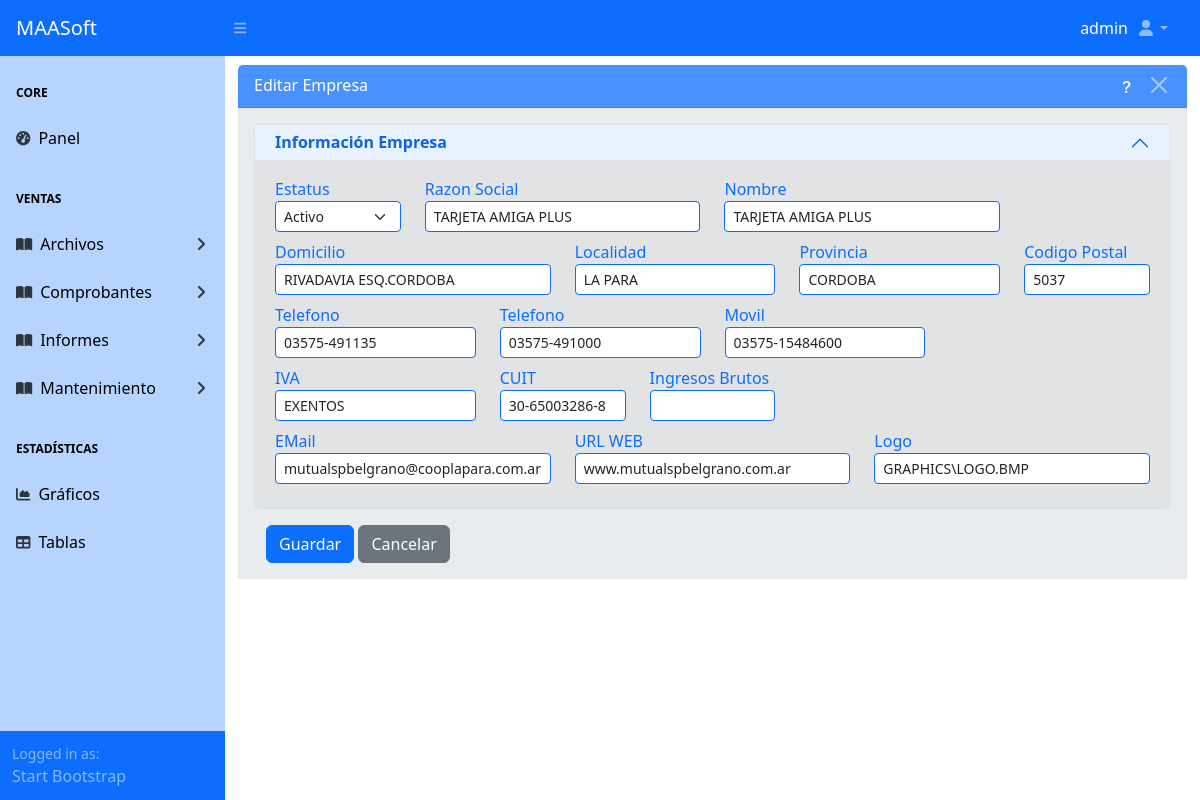
Screenshot of /maestros/empresa/1/editar/ (signed in) with the database file from the repository.
### apps/usuarios/models.py (models this page shows)
class User(AbstractUser):
  email = models.EmailField("Correo electrónico")
  email_alt = models.EmailField("Correo alternativo", max_length=50,
                               null=True, blank=True)
  telefono = models.CharField("Teléfono", max_length=9,
                             null=True, blank=True)
  iniciales = models.CharField("Iniciales", max_length=3,
                             null=True, blank=True)
  jerarquia = models.CharField("Jerarquía", max_length=1,
                             null=True, blank=True)
  vendedor = models.BooleanField(default=False, null=True, blank=True)

### apps/maestros/models/base_models.py (models this page shows, shortened)
class Empresa(ModeloBaseGenerico):
    id_empresa = models.AutoField(primary_key=True)
    estatus_empresa = models.BooleanField("Estatus", db_column="estatus",
                                           default=True, choices=ESTATUS_GEN)
    razon_social = models.CharField("Razon Social", max_length=50, blank=True)
    nombre_empresa = models.CharField("Nombre", db_column="nombre", max_length=50, blank=True)
    domicilio = models.CharField("Domicilio", max_length=30, blank=True)
    localidad = models.CharField("Localidad", max_length=20, blank=True)
    provincia = models.CharField("Provincia", max_length=20, blank=True)
    codigo_postal = models.CharField("Codigo Postal", max_length=8, blank=True)
    iva = models.CharField("IVA", max_length=15, blank=True)
    cuit = models.CharField("CUIT", max_length=13, blank=True)
    ingreso_bruto = models.CharField("Ingresos Brutos", max_length=11, blank=True)
    telefono = models.CharField("Telefono", max_length=15, blank=True)
    telefono2 = models.CharField("Telefono", max_length=15, blank=True)
    movil = models.CharField("Movil", max_length=15, blank=True)
    mail = models.EmailField("eMail", max_length=50, blank=True)
    web = models.CharField("URL WEB", max_length=50, blank=True)
    imagen = models.CharField("Logo", max_length=50, blank=True)
    class Meta:
        db_table = 'empresa'
        verbose_name = ('Empresa')
        verbose_name_plural = ('Empresas')
        ordering = ['nombre_empresa']

### apps/maestros/views/empresa_views.py (the view)
# urls.py: path('empresa/<int:pk>/editar/', EmpresaUpdateView.as_view(), name='empresa_update'),
class EmpresaUpdateView(MaestroUpdateView):
	model = ConfigViews.model
	list_view_name = ConfigViews.list_view_name
	form_class = ConfigViews.form_class
	template_name = ConfigViews.template_form
	success_url = ConfigViews.success_url
	permission_required = ConfigViews.permission_change
	extra_context = {
		"accion": f"Editar {ConfigViews.model._meta.verbose_name}",
		"list_view_name" : ConfigViews.list_view_name
	}

### apps/maestros/forms/empresa_forms.py
class EmpresaForm(CrudGenericForm):
	class Meta:
		model = Empresa
		fields = '__all__'
		widgets = {
			'estatus_empresa':
				forms.Select(attrs={**formclassselect}),
			'razon_social':
				forms.TextInput(attrs={**formclasstext}),
			'nombre_empresa':
				forms.TextInput(attrs={**formclasstext}),
			'domicilio':
				forms.TextInput(attrs={**formclasstext}),
			'localidad':
				forms.TextInput(attrs={**formclasstext}),
			'provincia':
				forms.TextInput(attrs={**formclasstext}),
			'codigo_postal':
				forms.TextInput(attrs={**formclasstext}),
			'iva':
				forms.TextInput(attrs={**formclasstext}),
			'cuit':
				forms.TextInput(attrs={**formclasstext}),
			'ingreso_bruto':
				forms.TextInput(attrs={**formclasstext}),
			'telefono':
				forms.TextInput(attrs={**formclasstext}),
			'telefono2':
				forms.TextInput(attrs={**formclasstext}),
			'movil':
				forms.TextInput(attrs={**formclasstext}),
			'mail':
				forms.TextInput(attrs={**formclasstext}),
			'web':
				forms.TextInput(attrs={**formclasstext}),
			'imagen':
				forms.TextInput(attrs={**formclasstext}),
		}

### apps/maestros/views/cruds_views_generics.py (called while the page is built)
def obtener_requerimientos_modelo(modelo):
	requerimientos = {}
	for field in modelo._meta.fields:
		exclud_fields = ['usuario', 'estacion', 'fcontrol']
		field_info = []
		if not field.primary_key and field.name not in exclud_fields:
			if not field.blank:
				field_info.append("Este campo es obligatorio")
			if hasattr(field, "max_length") and field.max_length is not None:
				field_info.append(f"Debe tener un máximo de {field.max_length} caracteres")
			if field.unique:
				field_info.append("Debe ser único")
			requerimientos[field.verbose_name] = field_info
	return requerimientos

	def get_context_data(self, **kwargs):
		context = super().get_context_data(**kwargs)
		if 'data_has_errors' not in context:
			context['data_has_errors'] = False
		if 'form' not in context:
			context['form'] = self.get_form()
		context['requerimientos'] = obtener_requerimientos_modelo(self.model)
		return context

### apps/maestros/templates/maestros/empresa_form.html (shortened to what this page needs)
{% extends 'maestro_form.html' %}
{% load static %}
{% block maincomponent %}
	{% block principalcomponent %}
		<div id="layoutSidenav_content">
			<main>
				<div class="container-fluid">
					<div class="card border-light mb-3 mt-2">
						<div class="card-header text-white bg-primary opacity-75 d-flex
									justify-content-between">
							{{ accion }}
							<div class="flex align-items-center">
								<a
									class="me-2 text-white"
									data-bs-toggle="modal"
									data-bs-target="#helpModal"
									style="cursor: pointer;">
									<i class="bi bi-question-lg"></i></a>
								<button type="button" class="btn-close btn-close-white"
									aria-label="Close"
									onclick="window.location.href='{% url list_view_name %}'">
								</button>
							</div>
						</div>
						<div class="card-body bg-body-secondary">
							<form method="post" enctype="multipart/form-data" novalidate>
								<div class="accordion" id="accordionPanelsStayOpenExample">
									<div class="accordion-item">
										<h2 class="accordion-header">
											<button
												class="accordion-button py-2 "
												type="button"
												data-bs-toggle="collapse"
												data-bs-target="#Información_Empresa"
												aria-expanded="true"
												aria-controls="Información_Empresa">
												<strong>Información Empresa</strong>
											</button>
										</h2>
										<div class="accordion-collapse collapse show"
											id="Información_Empresa">
											<div class="accordion-body bg-secondary-subtle">
												<div class="row">
													<div class="col-md-2">
														<label class="form-label text-primary mb-0">
															{{ form.estatus_empresa.label }}
														</label>
														{{ form.estatus_empresa }}
													</div>
													<div class="col-md-4">
														<label class="form-label text-primary mb-0">
															{{ form.razon_social.label }}
														</label>
														{{ form.razon_social }}
													</div>
													<div class="col-md-4">
														<label class="form-label text-primary mb-0">
															{{ form.nombre_empresa.label }}
														</label>
														{{ form.nombre_empresa }}
													</div>
												</div>
												<div class="row">
													<div class="col-md-4">
														<label class="form-label text-primary mb-0">
															{{ form.domicilio.label }}
														</label>
														{{ form.domicilio }}
													</div>
													<div class="col-md-3">
														<label class="form-label text-primary mb-0">
															{{ form.localidad.label }}
														</label>
														{{ form.localidad }}
													</div>
													<div class="col-md-3">
														<label class="form-label text-primary mb-0">
															{{ form.provincia.label }}
														</label>
														{{ form.provincia }}
													</div>
													<div class="col-md-2">
														<label class="form-label text-primary mb-0">
															{{ form.codigo_postal.label }}
														</label>
														{{ form.codigo_postal }}
													</div>
												</div>
												<div class="row">
													<div class="col-md-3">
														<label class="form-label text-primary mb-0">
															{{ form.telefono.label }}
														</label>
														{{ form.telefono }}
													</div>
													<div class="col-md-3">
														<label class="form-label text-primary mb-0">
															{{ form.telefono2.label }}
														</label>
														{{ form.telefono2 }}
													</div>
													<div class="col-md-3">
														<label class="form-label text-primary mb-0">
															{{ form.movil.label }}
														</label>
														{{ form.movil }}
													</div>
												</div>
												<div class="row">
													<div class="col-md-3">
														<label class="form-label text-primary mb-0">
															{{ form.iva.label }}
														</label>
														{{ form.iva }}
													</div>
													<div class="col-md-2">
														<label class="form-label text-primary mb-0">
															{{ form.cuit.label }}
														</label>
														{{ form.cuit }}
													</div>
													<div class="col-md-2">
														<label class="form-label text-primary mb-0">
															{{ form.ingreso_bruto.label }}
														</label>
														{{ form.ingreso_bruto }}
													</div>
												</div>
												<div class="row">
													<div class="col-md-4">
														<label class="form-label text-primary mb-0">
															{{ form.mail.label }}
														</label>
														{{ form.mail }}
													</div>
													<div class="col-md-4">
														<label class="form-label text-primary mb-0">
															{{ form.web.label }}
														</label>
														{{ form.web }}
													</div>
													<div class="col-md-4">
														<label class="form-label text-primary mb-0">
															{{ form.imagen.label }}
														</label>
														{{ form.imagen }}
													</div>
												</div>
											</div>
										</div>
									</div>
								</div>
								<div class="container mt-3">
									<button class="btn btn-primary" type="submit" id="guardarBtn">
										Guardar
									</button>
									<a class="btn btn-secondary" href="{% url list_view_name %}">
										Cancelar
									</a>
								</div>
							</form>
						</div>
					</div>
				</div>
			</main>
		</div>
	{% endblock principalcomponent %}
{% endblock maincomponent %}

### templates/top_nav.html (shortened to what this page needs)
<nav class="sb-topnav navbar navbar-expand navbar-dark bg-primary">
	<a class="navbar-brand ps-3" href="{% url 'home' %}">MAASoft</a>
	<button class="btn btn-link btn-sm order-1 order-lg-0 me-4 me-lg-0" id="sidebarToggle" href="#!"><i class="fas fa-bars"></i></button>
	<div class="col-auto align-self-center text-white">
		{% if user.is_authenticated %}
			{% if user.first_name%}
				{{user.first_name}} {{user.last_name}}
			{% else %}
				{{ user }}
			{% endif %}
		{% endif %}
	</div>
	<ul class="navbar-nav ms-auto ms-md-0 me-3 me-lg-4">
		<li class="nav-item dropdown">
			<a class="nav-link dropdown-toggle" id="navbarDropdown" href="#" role="button" data-bs-toggle="dropdown" aria-expanded="false"><i class="fas fa-user fa-fw"></i></a>
		</li>
	</ul>
</nav>

### rows the page displays
User: username "admin"
Empresa: razon_social "TARJETA AMIGA PLUS", domicilio "RIVADAVIA ESQ.CORDOBA", localidad "LA PARA", provincia "CORDOBA", codigo_postal "5037", telefono "03575-491135", telefono2 "03575-491000", movil "03575-15484600", iva "EXENTOS", cuit "30-65003286-8", mail "mutualspbelgrano@cooplapara.com.ar", web "www.mutualspbelgrano.com.ar", imagen "GRAPHICS\\LOGO.BMP"

### other values shown
{{ accion }} "Editar Empresa"
